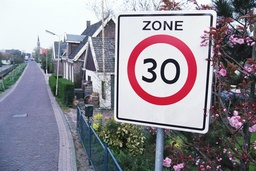
#> input picture img/test3.jpg, 256 x 171 px, shrunk from 1147 x 768 before the run
$ python main.py   (older library calls are emulated)
#> lines starting #> are read from the running program, lines starting #| are printed output that depends on the picture
### penciltools.py
import numpy as np
import matplotlib.image as mpimg
from scipy import signal


def rgb2gray(rgb):
    return np.dot(rgb[..., :3], [0.299, 0.587, 0.114])


# 将彩色转为灰度
def img2gray(filename):
#> called with filename = 'img/test3.jpg'
    img = mpimg.imread(filename)
#> img is the input picture: shape (171, 256, 3); mean R, G, B 141.6, 137.8, 147.1
    gray = rgb2gray(img)
    return gray


# 将灰度图片转为梯度
def gray2gradient(img_gray):
    Alpha_x = np.array([[1, -1], [1, -1]])
    Alpha_y = np.array([[1, 1], [-1, -1]])
    Ix = signal.convolve2d(img_gray, Alpha_x, mode='same')
    Iy = signal.convolve2d(img_gray, Alpha_y, mode='same')
    G = (Ix ** 2 + Iy ** 2) ** 0.5
    return G


# 将直方图拟合
def hist_match(source, template):
    """
    Adjust the pixel values of a grayscale image such that its histogram
    matches that of a target image

    Arguments:
    -----------
        source: np.ndarray
            Image to transform; the histogram is computed over the flattened
            array
        template: np.ndarray
            Template image; can have different dimensions to source
    Returns:
    -----------
        matched: np.ndarray
            The transformed output image
    """

    oldshape = source.shape
    source = source.ravel()
    template = template.ravel()

    # get the set of unique pixel values and their corresponding indices and
    # counts
    s_values, bin_idx, s_counts = np.unique(source, return_inverse=True,
                                            return_counts=True)
    t_values, t_counts = np.unique(template, return_counts=True)

    # take the cumsum of the counts and normalize by the number of pixels to
    # get the empirical cumulative distribution functions for the source and
    # template images (maps pixel value --> quantile)
    s_quantiles = np.cumsum(s_counts).astype(np.float64)
    s_quantiles /= s_quantiles[-1]
    t_quantiles = np.cumsum(t_counts).astype(np.float64)
    t_quantiles /= t_quantiles[-1]

    # interpolate linearly to find the pixel values in the template image
    # that correspond most closely to the quantiles in the source image
    interp_t_values = np.interp(s_quantiles, t_quantiles, t_values)

    return interp_t_values[bin_idx].reshape(oldshape)


def yuv2rgb(im):
    """convert array-like yuv image to rgb colourspace

    a pure numpy implementation since the YCbCr mode in PIL is b0rked.
    TODO: port this stuff to a C extension, using lookup tables for speed
    """
    ## conflicting definitions exist depending on whether you use the full range
    ## of YCbCr or clamp out to the valid range.  see here
    ## http://www.equasys.de/colorconversion.html
    ## http://www.fourcc.org/fccyvrgb.php
    from numpy import dot, ndarray, array
    # if not im.dtype == 'uint8':
    # raise ImageUtilsError('yuv2rgb only implemented for uint8 arrays')

    ## better clip input to the valid range just to be on the safe side
    yuv = ndarray(im.shape)  ## float64
    yuv[:, :, 0] = im[:, :, 0].clip(16, 235).astype(yuv.dtype) - 16
    yuv[:, :, 1:] = im[:, :, 1:].clip(16, 240).astype(yuv.dtype) - 128

    ## ITU-R BT.601 version (SDTV)
    A = array([[1., 0., 0.701],
               [1., -0.886 * 0.114 / 0.587, -0.701 * 0.299 / 0.587],
               [1., 0.886, 0.]])
    A[:, 0] *= 255. / 219.
    A[:, 1:] *= 255. / 112.

    ## ITU-R BT.709 version (HDTV)
    #  A = array([[1.164,     0.,  1.793],
    #             [1.164, -0.213, -0.533],
    #             [1.164,  2.112,     0.]])

    rgb = dot(yuv, A.T)
    return rgb.clip(0, 255).astype('uint8')

### main.py
import numpy as np
import matplotlib.pyplot as plt
import matplotlib.image as mpimg
import math
import time
from penciltools import img2gray, gray2gradient, hist_match, yuv2rgb
from scipy import signal

time1 = time.time()


def pencil_draw(img_gray):
    G = gray2gradient(img_gray)

    # 8个方向的线
    length = int(min(G.shape[0], G.shape[1]) / 40)
#> length = 4
    if length % 2:
        half_length = int((length + 1) / 2)
    else:
        half_length = int(length / 2)
#> half_length = 2

    L = np.zeros([length, length, 8])
    line_width = 2
    for n in range(8):
        if n == 0 or n == 1 or n == 2 or n == 7:
            for x in range(length):
                y = half_length - int((x - half_length) * math.tan(math.pi / 8 * n))
                if y > 0 and y < length:
                    for t in range(line_width):
                        L[y - t, x, n] = 1
            if n == 0 or n == 1 or n == 2:
                L[:, :, n + 4] = np.rot90(L[:, :, n])
    L[:, :, 3] = np.rot90(L[:, :, 7], 3);

    Gi = np.zeros([G.shape[0], G.shape[1], 8])
    for n in range(8):
        Gi[:, :, n] = signal.convolve2d(G, L[:, :, n], mode='same')
        print('Gi:' + str(1 / 8 * (n + 1) * 100) + "%")

    G_index = np.argmax(Gi, 2)
    Ci = np.zeros([G.shape[0], G.shape[1], 8])
    for n in range(8):
        Ci[:, :, n] = G * (G_index == n)

    Si = np.zeros([G.shape[0], G.shape[1], 8])
    for n in range(8):
        Si[:, :, n] = signal.convolve2d(Ci[:, :, n], L[:, :, n], mode='same')
        print('Si:' + str(1 / 8 * (n + 1) * 100) + "%")

    S = np.sum(Si, 2)
    S_normal = (S - np.amin(S)) / (np.amax(S) - np.min(S))

    from scipy.misc import imresize

    texture = img2gray('texture/pencil.jpg')
#> call 2 of img2gray, with filename = 'texture/pencil.jpg'
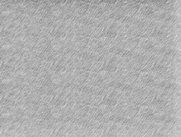
#> input picture img/pencil.jpg, 181 x 137 px, shrunk from 812 x 612 before the run, found by its file name
#> in img2gray, img is the input picture: shape (137, 181, 3); min 130, max 214, mean 175
    H = imresize(texture, [img_gray.shape[0], img_gray.shape[1]])

    test = mpimg.imread('sketch/test.png')
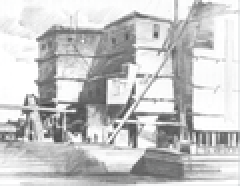
#> input picture sketch/test.png, 120 x 93 px, shrunk from 536 x 418 before the run (shown 2 times larger)
#> test is the input picture: shape (93, 120, 4) float32; mean R, G, B, A 0.779, 0.78, 0.781, 1
    J = hist_match(img_gray, test)
#> in hist_match, `t_values, t_counts = np.unique(template, return_counts=True)`: t_values = 184 values from 0.267 to 1; t_counts = 184 values, max 13440 at index 183, min 3 at index 0, mean 242.6
#> in hist_match, `t_quantiles = np.cumsum(t_counts).astype(np.float64)`: t_quantiles = 184 values from 3 to 44640
#> in hist_match, `t_quantiles /= t_quantiles[-1]`: t_quantiles = 184 values from 6.72e-05 to 1

    J_normal = (J - np.amin(J)) / (np.amax(J) - np.min(J))
    H_normal = (H - np.amin(H)) / (np.amax(H) - np.min(H))
    beta = np.log(J_normal + 0.0001) / np.log(H_normal + 0.0001)

    beta_int = np.round(beta, decimals=2)
    T_normal = H_normal ** (0.7 * beta_int ** 0.6)

    R = T_normal * (1 - S_normal)
    time2 = time.time()
    print("用时" + str(time2 - time1) + "秒")
    return R


def pencil_draw_color(image_address):
#> called with image_address = 'img/test3.jpg'
    from scipy.misc import imread
    yuv = imread(image_address, mode='YCbCr')  # 主页这里的imread是从scipy中的imread
    Ypencil = pencil_draw(yuv[:, :, 0])
#> in pencil_draw (call 2), `G_index = np.argmax(Gi, 2)`:
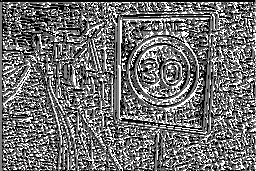
#> G_index: shape (171, 256) int64; min 0, max 6, mean 2.63; drawn with min black and max white
    new_yuv = yuv
    new_yuv[:, :, 0] = Ypencil * 255
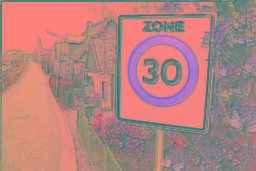
#> new_yuv: shape (171, 256, 3); mean R, G, B 179.9, 131.7, 128.7
    R = yuv2rgb(new_yuv)
#> in yuv2rgb, `yuv[:, :, 1:] = im[:, :, 1:].clip(16, 240).astype(yuv.dtype) - 128`:
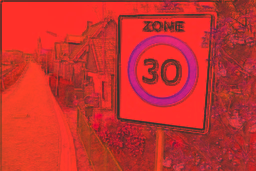
#> yuv: shape (171, 256, 3) float64; mean R, G, B 161, 3.7, 0.7; drawn with min black and max white
#> in yuv2rgb, `rgb = dot(yuv, A.T)`:
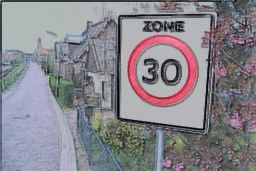
#> rgb: shape (171, 256, 3) float64; mean R, G, B 188.6, 185.5, 194.9; drawn with min black and max white
#> in yuv2rgb, `return rgb.clip(0, 255).astype('uint8')`:
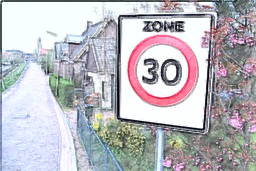
#> returned value: shape (171, 256, 3); mean of channels 0, 1, 2 186.4, 184.8, 191.6; drawn as R, G, B
    return R


image = 'img/test3.jpg'
img_gray = img2gray(image)
R = pencil_draw(img_gray)
plt.subplot(1, 2, 1)
plt.imshow(R, cmap='gray')

R = pencil_draw_color(image)
plt.subplot(1, 2, 2)
plt.imshow(R)
plt.show()
